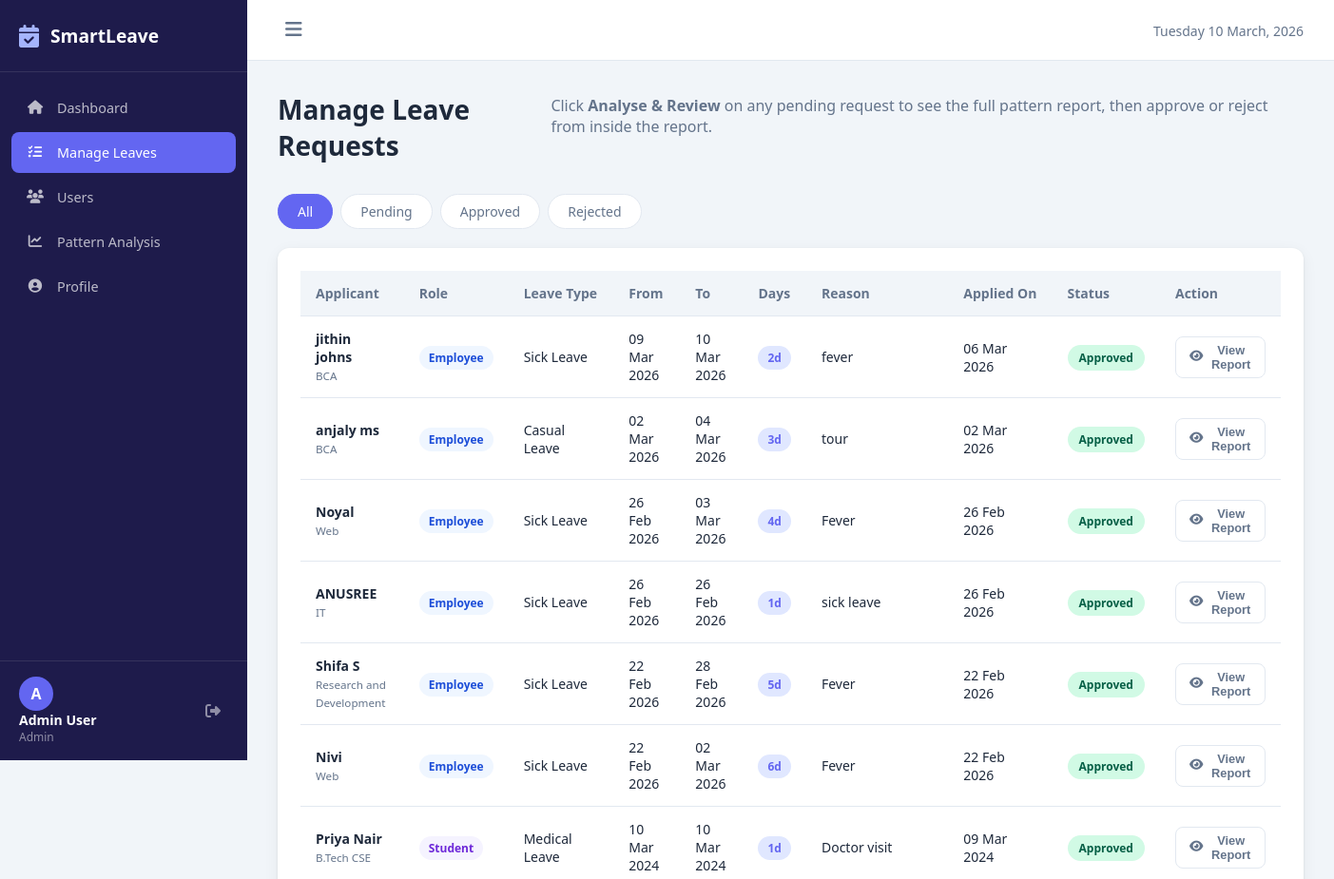
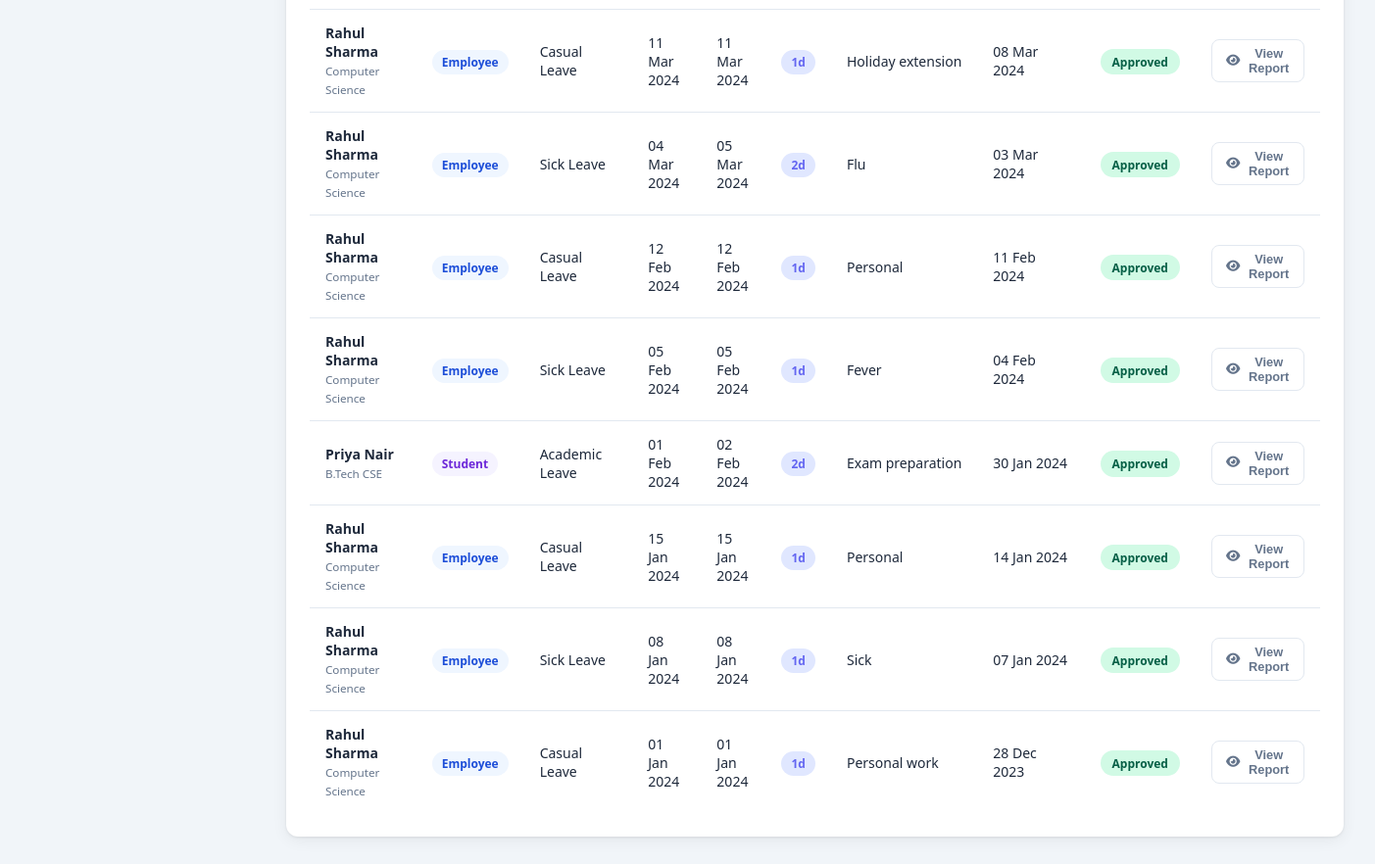
/manage-leaves (signed in), run on the app's committed database (2 pictures, top to bottom).
### tables this page shows
CREATE TABLE leave_applications (
        leave_id INTEGER PRIMARY KEY AUTOINCREMENT, user_id INTEGER NOT NULL, leave_type_id INTEGER NOT NULL,
        start_date TEXT NOT NULL, end_date TEXT NOT NULL, total_days INTEGER NOT NULL, reason TEXT,
        applied_date TEXT DEFAULT (date('now')), current_status TEXT DEFAULT 'Pending',
        FOREIGN KEY (user_id) REFERENCES users(user_id), FOREIGN KEY (leave_type_id) REFERENCES leave_types(leave_type_id));

CREATE TABLE users (
        user_id INTEGER PRIMARY KEY AUTOINCREMENT, user_code TEXT UNIQUE NOT NULL,
        full_name TEXT NOT NULL, email TEXT UNIQUE NOT NULL, password TEXT NOT NULL,
        role_id INTEGER NOT NULL, department TEXT, join_date TEXT DEFAULT (date('now')), is_active INTEGER DEFAULT 1,
        FOREIGN KEY (role_id) REFERENCES roles(role_id));

CREATE TABLE roles (role_id INTEGER PRIMARY KEY AUTOINCREMENT, role_name TEXT NOT NULL);

CREATE TABLE leave_types (
        leave_type_id INTEGER PRIMARY KEY AUTOINCREMENT, leave_name TEXT NOT NULL,
        max_days_year INTEGER DEFAULT 10, is_paid INTEGER DEFAULT 1,
        allowed_roles TEXT DEFAULT 'Employee');

### app.py (the view)
@app.route('/manage-leaves')
@admin_required
def manage_leaves():
    db=get_db(); sf=request.args.get('status','all')
    q="SELECT la.*,lt.leave_name,u.full_name,u.department,r.role_name FROM leave_applications la JOIN leave_types lt ON la.leave_type_id=lt.leave_type_id JOIN users u ON la.user_id=u.user_id JOIN roles r ON u.role_id=r.role_id"
    apps=db.execute(q+(" WHERE la.current_status=? ORDER BY la.applied_date DESC" if sf!='all' else " ORDER BY la.applied_date DESC"),(sf.capitalize(),) if sf!='all' else ()).fetchall()
    return render_template('manage_leaves.html',applications=apps,status_filter=sf)

### app.py (called while the page is built)
def fmt_date(s, fmt='%d %b %Y'):
    if not s: return ''
    try: return _dt.strptime(s[:10], '%Y-%m-%d').strftime(fmt)
    except: return s

def get_db():
    if 'db' not in g:
        g.db = sqlite3.connect(DATABASE)
        g.db.row_factory = sqlite3.Row
        g.db.execute("PRAGMA foreign_keys = ON")
    return g.db

def admin_required(f):
    @wraps(f)
    def d(*a,**kw):
        if 'user_id' not in session: return redirect(url_for('login'))
        if session.get('role') != 'Admin':
            flash('Admin access required.','danger'); return redirect(url_for('dashboard'))
        return f(*a,**kw)
    return d

### templates/manage_leaves.html (shortened to what this page needs)
{% extends 'base.html' %}
{% block content %}
<div class="page-header">
  <h1>Manage Leave Requests</h1>
  <p>Click <strong>Analyse & Review</strong> on any pending request to see the full pattern report, then approve or reject from inside the report.</p>
</div>
<div class="filter-tabs">
  <a href="?status=all"      class="filter-tab {% if status_filter=='all'      %}active{% endif %}">All</a>
  <a href="?status=pending"  class="filter-tab {% if status_filter=='pending'  %}active{% endif %}">
    Pending
    {% set pcount = applications|selectattr('current_status','equalto','Pending')|list|length %}
  </a>
  <a href="?status=approved" class="filter-tab {% if status_filter=='approved' %}active{% endif %}">Approved</a>
  <a href="?status=rejected" class="filter-tab {% if status_filter=='rejected' %}active{% endif %}">Rejected</a>
</div>
<div class="card">
  <div class="card-body">
    <div class="table-wrapper">
      <table class="data-table">
        <thead>
          <tr>
            <th>Applicant</th><th>Role</th><th>Leave Type</th>
            <th>From</th><th>To</th><th>Days</th>
            <th>Reason</th><th>Applied On</th><th>Status</th><th>Action</th>
          </tr>
        </thead>
        <tbody>
          {% for app in applications %}
          <tr>
            <td>
              <strong>{{ app['full_name'] }}</strong><br>
              <small class="text-muted">{{ app['department'] or '—' }}</small>
            </td>
            <td><span class="badge {% if app['role_name']=='Employee' %}badge-employee{% else %}badge-student{% endif %}">
              {{ app['role_name'] }}</span>
            </td>
            <td>{{ app['leave_name'] }}</td>
            <td>{{ app['start_date']|fmtdate }}</td>
            <td>{{ app['end_date']|fmtdate }}</td>
            <td><span class="badge">{{ app['total_days'] }}d</span></td>
            <td class="reason-cell" title="{{ app['reason'] }}">{{ app['reason'] }}</td>
            <td>{{ app['applied_date']|fmtdate }}</td>
            <td><span class="status-badge status-{{ app['current_status'].lower() }}">{{ app['current_status'] }}</span></td>
            <td>
              {% if app['current_status'] == 'Pending' %}
              <button class="btn btn-sm btn-primary" onclick="openReview({{ app['leave_id'] }}, '{{ app['full_name'] }}')">
                <i class="fas fa-search"></i> Analyse & Review
              </button>
              {% else %}
              <button class="btn btn-sm btn-outline" onclick="openReview({{ app['leave_id'] }}, '{{ app['full_name'] }}')">
                <i class="fas fa-eye"></i> View Report
              </button>
              {% endif %}
            </td>
          </tr>
          {% else %}
          <tr><td colspan="10" class="empty-state"><i class="fas fa-inbox"></i><br>No applications found.</td></tr>
          {% endfor %}
        </tbody>
      </table>
    </div>
  </div>
</div>
{% endblock %}

### static/css/style.css (style rules this page uses)
*, *::before, *::after { box-sizing: border-box; margin: 0; padding: 0; }
:root { --primary: #6366f1; --primary-dark: #4f46e5; --primary-light: #e0e7ff; --success: #10b981; --warning: #f59e0b; --danger: #ef4444; --info: #3b82f6; --bg: #f1f5f9; --surface: #ffffff; --text: #1e293b; --text-muted: #64748b; --border: #e2e8f0; --sidebar-w: 260px; --radius: 12px; --shadow: 0 1px 3px rgba(0,0,0,.08), 0 4px 16px rgba(0,0,0,.06); }
body { font-family: 'Segoe UI', system-ui, sans-serif; background: var(--bg); color: var(--text); }
a { text-decoration: none; color: inherit; }
.page-header { display: flex; justify-content: space-between; align-items: flex-start; margin-bottom: 2rem; }
.page-header h1 { font-size: 1.75rem; font-weight: 700; color: var(--text); }
.page-header p { color: var(--text-muted); margin-top: .25rem; }
.card { background: var(--surface); border-radius: var(--radius); box-shadow: var(--shadow); overflow: hidden; margin-bottom: 1.5rem; }
.card-body { padding: 1.5rem; }
.table-wrapper { overflow-x: auto; }
.data-table { width: 100%; border-collapse: collapse; font-size: .875rem; }
.data-table th { background: var(--bg); padding: .875rem 1rem; text-align: left; font-weight: 600; color: var(--text-muted); white-space: nowrap; border-bottom: 1px solid var(--border); }
.data-table td { padding: .875rem 1rem; border-bottom: 1px solid var(--border); vertical-align: middle; }
.data-table tr:last-child td { border-bottom: none; }
.reason-cell { max-width: 200px; white-space: nowrap; overflow: hidden; text-overflow: ellipsis; }
.badge { background: var(--primary-light); color: var(--primary); padding: .25rem .625rem; border-radius: 99px; font-size: .75rem; font-weight: 600; }
.status-badge { padding: .3rem .75rem; border-radius: 99px; font-size: .75rem; font-weight: 600; }
.status-approved { background: #d1fae5; color: #065f46; }
.btn { display: inline-flex; align-items: center; gap: .5rem; padding: .6rem 1.25rem; border-radius: 8px; font-size: .875rem; font-weight: 600; cursor: pointer; border: none; transition: .2s; }
.btn-outline { background: white; color: var(--text-muted); border: 1.5px solid var(--border); }
.btn-sm { padding: .375rem .875rem; font-size: .8rem; }
.filter-tabs { display: flex; gap: .5rem; margin-bottom: 1.25rem; }
.filter-tab { padding: .5rem 1.25rem; border-radius: 99px; font-size: .875rem; font-weight: 500; color: var(--text-muted); background: white; border: 1.5px solid var(--border); transition: .2s; }
.filter-tab.active, .filter-tab:hover { background: var(--primary); color: white; border-color: var(--primary); }
.text-muted { color: var(--text-muted); }
.badge-employee { background: #eff6ff; color: #1d4ed8; }
.badge-student { background: #f5f3ff; color: #6d28d9; }

### data on the page
leave_applications: full_name "jithin johns", department "BCA", role_name "Employee", leave_name "Sick Leave", start_date|fmtdate "09 Mar 2026", end_date|fmtdate "10 Mar 2026", total_days "2", reason "fever", applied_date|fmtdate "06 Mar 2026", current_status "Approved"
leave_applications: full_name "anjaly ms", department "BCA", role_name "Employee", leave_name "Casual Leave", start_date|fmtdate "02 Mar 2026", end_date|fmtdate "04 Mar 2026", total_days "3", reason "tour", applied_date|fmtdate "02 Mar 2026", current_status "Approved"
leave_applications: full_name "Noyal", department "Web", role_name "Employee", leave_name "Sick Leave", start_date|fmtdate "26 Feb 2026", end_date|fmtdate "03 Mar 2026", total_days "4", reason "Fever", applied_date|fmtdate "26 Feb 2026", current_status "Approved"
leave_applications: full_name "ANUSREE", department "IT", role_name "Employee", leave_name "Sick Leave", start_date|fmtdate "26 Feb 2026", end_date|fmtdate "26 Feb 2026", total_days "1", reason "sick leave", applied_date|fmtdate "26 Feb 2026", current_status "Approved"
leave_applications: full_name "Shifa S", department "Research and Development", role_name "Employee", leave_name "Sick Leave", start_date|fmtdate "22 Feb 2026", end_date|fmtdate "28 Feb 2026", total_days "5", reason "Fever", applied_date|fmtdate "22 Feb 2026", current_status "Approved"
leave_applications: full_name "Nivi", department "Web", role_name "Employee", leave_name "Sick Leave", start_date|fmtdate "22 Feb 2026", end_date|fmtdate "02 Mar 2026", total_days "6", reason "Fever", applied_date|fmtdate "22 Feb 2026", current_status "Approved"
leave_applications: full_name "Priya Nair", department "B.Tech CSE", role_name "Student", leave_name "Medical Leave", start_date|fmtdate "10 Mar 2024", end_date|fmtdate "10 Mar 2024", total_days "1", reason "Doctor visit", applied_date|fmtdate "09 Mar 2024", current_status "Approved"
leave_applications: full_name "Rahul Sharma", department "Computer Science", role_name "Employee", leave_name "Casual Leave", start_date|fmtdate "11 Mar 2024", end_date|fmtdate "11 Mar 2024", total_days "1", reason "Holiday extension", applied_date|fmtdate "08 Mar 2024", current_status "Approved"
leave_applications: full_name "Rahul Sharma", department "Computer Science", role_name "Employee", leave_name "Sick Leave", start_date|fmtdate "04 Mar 2024", end_date|fmtdate "05 Mar 2024", total_days "2", reason "Flu", applied_date|fmtdate "03 Mar 2024", current_status "Approved"
leave_applications: full_name "Rahul Sharma", department "Computer Science", role_name "Employee", leave_name "Casual Leave", start_date|fmtdate "12 Feb 2024", end_date|fmtdate "12 Feb 2024", total_days "1", reason "Personal", applied_date|fmtdate "11 Feb 2024", current_status "Approved"
leave_applications: full_name "Rahul Sharma", department "Computer Science", role_name "Employee", leave_name "Sick Leave", start_date|fmtdate "05 Feb 2024", end_date|fmtdate "05 Feb 2024", total_days "1", reason "Fever", applied_date|fmtdate "04 Feb 2024", current_status "Approved"
leave_applications: full_name "Priya Nair", department "B.Tech CSE", role_name "Student", leave_name "Academic Leave", start_date|fmtdate "01 Feb 2024", end_date|fmtdate "02 Feb 2024", total_days "2", reason "Exam preparation", applied_date|fmtdate "30 Jan 2024", current_status "Approved"
leave_applications: full_name "Rahul Sharma", department "Computer Science", role_name "Employee", leave_name "Casual Leave", start_date|fmtdate "15 Jan 2024", end_date|fmtdate "15 Jan 2024", total_days "1", reason "Personal", applied_date|fmtdate "14 Jan 2024", current_status "Approved"
leave_applications: full_name "Rahul Sharma", department "Computer Science", role_name "Employee", leave_name "Sick Leave", start_date|fmtdate "08 Jan 2024", end_date|fmtdate "08 Jan 2024", total_days "1", reason "Sick", applied_date|fmtdate "07 Jan 2024", current_status "Approved"
leave_applications: full_name "Rahul Sharma", department "Computer Science", role_name "Employee", leave_name "Casual Leave", start_date|fmtdate "01 Jan 2024", end_date|fmtdate "01 Jan 2024", total_days "1", reason "Personal work", applied_date|fmtdate "28 Dec 2023", current_status "Approved"

### other printed values
{{ session.user_name[0] }} "A"
{{ session.user_name }} "Admin User"
{{ session.role }} "Admin"
